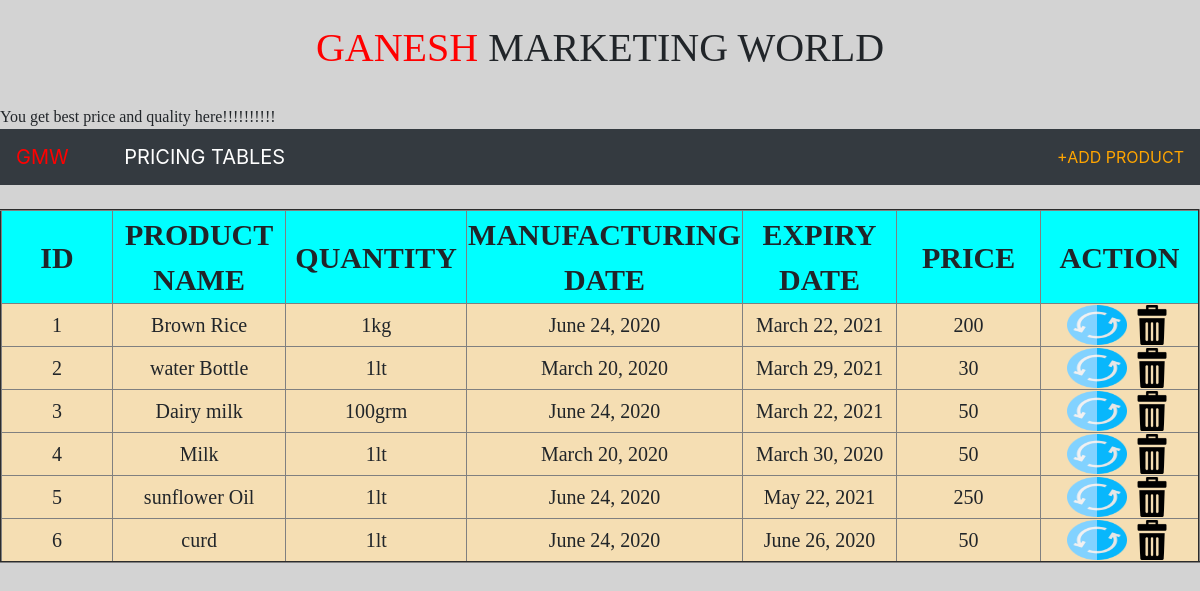
The page / on the database its author committed.
### app/models.py (models this page shows)
class ProductTAble(models.Model):
    prd_id=models.IntegerField(primary_key=True)
    prd_name=models.CharField(max_length=30)
    prd_quntity=models.CharField(max_length=20)
    prd_price=models.IntegerField(default=False)
    prd_manf_dt=models.DateField()
    prd_exp_dt=models.DateField()

### app/views.py (the view)
# urls.py: path('',views.index,name='index'),
def index(request):
  ptf=ProductTableForm
  pt=ProductTAble.objects.all()
  return render(request,"index.html",{"ptf":ptf,'pt':pt})

### templates/index.html (shortened to what this page needs)
<!doctype html>
<html lang="en">
{% load static %}
  <head>
    <link rel="stylesheet" href=" https://cdn.datatables.net/1.10.20/css/jquery.dataTables.min.css">
<link rel="stylesheet" href="https://cdn.datatables.net/buttons/1.6.1/css/buttons.dataTables.min.css ">
      <link rel="stylesheet" href="https://maxcdn.bootstrapcdn.com/bootstrap/4.3.1/css/bootstrap.min.css">
  <link rel="stylesheet" href="https://use.fontawesome.com/releases/v5.6.3/css/all.css"></head>
    <link rel="stylesheet" href="https://stackpath.bootstrapcdn.com/bootstrap/4.3.1/css/bootstrap.min.css">
<link rel="stylesheet" href="{% static 'css/index.css' %}">
  </head>
  <body style="background-color: lightgrey">
  <br>
  <h1 style="font-family: Algerian;text-align: center"><span style="color: red">GANESH</span> MARKETING WORLD</h1>
  <br>
  <marquee><font style="font-family: 'Arial Black'">You get best price and quality here!!!!!!!!!!</font></marquee>
    <nav class="navbar navbar-dark bg-dark">
        <a class="navbar-brand" href="#"><span style="color: red">GMW </span> <font style="margin-left: 50px">PRICING TABLES</font></a>
        <a class="button" href="#" id="button">+ADD PRODUCT</a>
</nav>
<br>
  <table border="2" align="center" id="example">
  <thead>
      <tr style="background-color: aqua">
          <th class="prd-nm">ID</th>
          <th class="prd-nm">PRODUCT NAME</th>
          <th class="prd-nm">QUANTITY</th>
          <th class="prd-nm">MANUFACTURING DATE</th>
          <th class="prd-nm">EXPIRY DATE</th>
          <th class="prd-nm">PRICE</th>
          <th class="prd-nm">ACTION</th>
      </tr>
  </thead>
      {% for x in pt %}
          <tbody>
          <tr>
          <td class="prd_op">{{ x.prd_id }}</td>
          <td class="prd_op">{{ x.prd_name }}</td>
          <td class="prd_op">{{ x.prd_quntity }}</td>
          <td class="prd_op">{{ x.prd_manf_dt }}</td>
          <td class="prd_op">{{ x.prd_exp_dt }}</td>
          <td class="prd_op">{{ x.prd_price }}</td>
              <td class="prd_op"><a href=""> <img src="{% static 'images/refresh.png' %}" width="60px" height="40px"  id="button"></a>
                  <a href="{% url 'delete' %}?idno={{ x.prd_id }}"><img src="{% static 'images/bin.png' %}" width="40px" height="40px" onclick="return confirm('Are  u really want to delete?')"></a>
          </td>
          </tbody>
      {% endfor %}
  </table>
  </body>
</html>

### app/static/css/index.css (style rules this page uses)
.button { color: orange!important; }
.prd-nm { margin-top: 10px; font-size: 30px; text-align: center; width: 200px; font-family: Algerian; }
.prd_op { text-align: center; font-size: 20px; background-color: wheat; font-family: "Arial Black"; }

### rows shown on the page
ProductTAble: prd_id "1", prd_name "Brown Rice", prd_quntity "1kg", prd_manf_dt "June 24, 2020", prd_exp_dt "March 22, 2021", prd_price "200"
ProductTAble: prd_id "2", prd_name "water Bottle", prd_quntity "1lt", prd_manf_dt "March 20, 2020", prd_exp_dt "March 29, 2021", prd_price "30"
ProductTAble: prd_id "3", prd_name "Dairy milk", prd_quntity "100grm", prd_manf_dt "June 24, 2020", prd_exp_dt "March 22, 2021", prd_price "50"
ProductTAble: prd_id "4", prd_name "Milk", prd_quntity "1lt", prd_manf_dt "March 20, 2020", prd_exp_dt "March 30, 2020", prd_price "50"
ProductTAble: prd_id "5", prd_name "sunflower Oil", prd_quntity "1lt", prd_manf_dt "June 24, 2020", prd_exp_dt "May 22, 2021", prd_price "250"
ProductTAble: prd_id "6", prd_name "curd", prd_quntity "1lt", prd_manf_dt "June 24, 2020", prd_exp_dt "June 26, 2020", prd_price "50"
